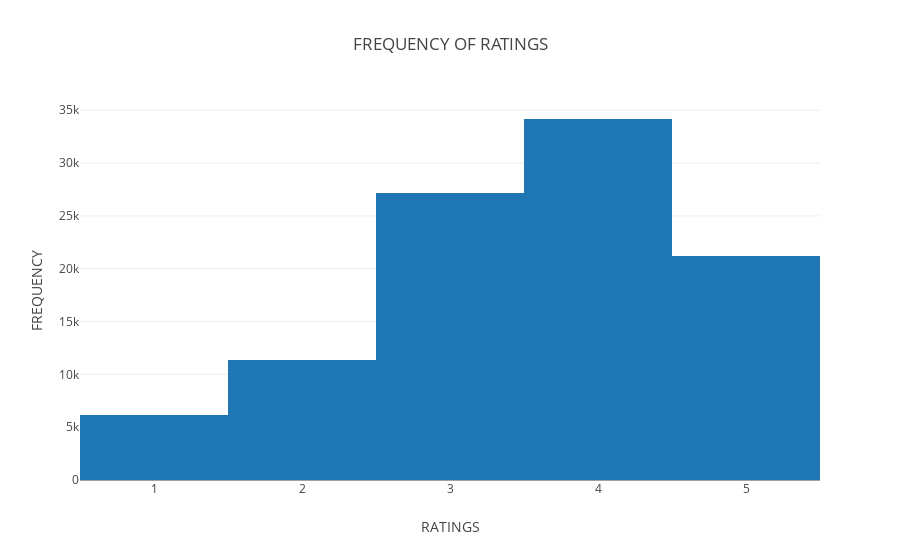

Notebook code cell kept with this figure:
### Code cell
data = [go.Histogram(x=udata.rating)]
layout = go.Layout(
    title='FREQUENCY OF RATINGS',
    xaxis=dict(
        title='RATINGS'
    ),
    yaxis=dict(
        title='FREQUENCY'
    )
)
fig = go.Figure(data=data, layout=layout)
plot.iplot(fig, filename='histogram')

### Figure 1 — Plotly figure (JSON) as saved in the notebook; plotly's stock layout.template omitted (floating-point values rounded to 4 significant figures; data arrays with more than 128 entries replaced by an {"elided": "..."} marker saying what was removed)
{"data": [{"type": "histogram", "x": {"elided": "100000 int values"}}], "layout": {"title": "FREQUENCY OF RATINGS", "xaxis": {"title": "RATINGS"}, "yaxis": {"title": "FREQUENCY"}}}
